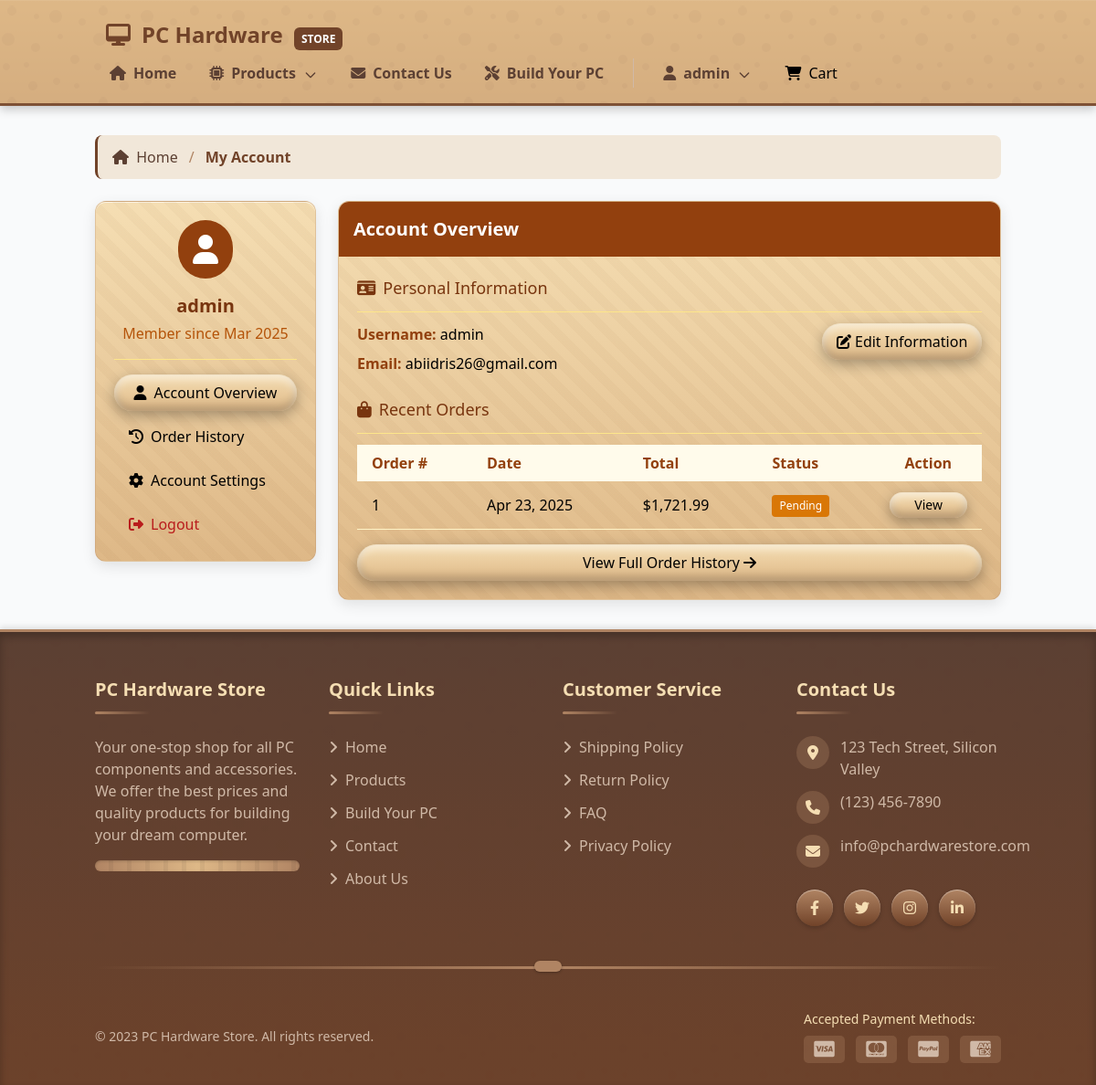
Screenshot of /my_account.php (signed in) with the database file from the repository.
### tables this page shows
CREATE TABLE `users` (
  `id` int(11) NOT NULL,
  `username` varchar(50) NOT NULL,
  `email` varchar(100) NOT NULL,
  `password` varchar(255) NOT NULL,
  `created_at` timestamp NOT NULL DEFAULT current_timestamp(),
  `role` enum('user','admin') DEFAULT 'user',
  `active` tinyint(1) DEFAULT 1
);

CREATE TABLE `orders` (
  `id` int(11) NOT NULL,
  `user_id` int(11) DEFAULT NULL,
  `total` decimal(10,2) DEFAULT NULL,
  `status` enum('pending','processing','completed','cancelled') DEFAULT 'pending',
  `created_at` timestamp NOT NULL DEFAULT current_timestamp()
);

### my_account.php (the view, shortened to what this page needs)
<?php
require_once 'includes/db.php';
require_once 'includes/header.php';
$stmt = $pdo->prepare("SELECT * FROM users WHERE id = ?");
$stmt->execute([$_SESSION['user_id']]);
$user = $stmt->fetch(PDO::FETCH_ASSOC);
$stmt = $pdo->prepare("
    SELECT id, total, created_at, status
    FROM orders
    WHERE user_id = ?
    ORDER BY created_at DESC
    LIMIT 5
");
$stmt->execute([$_SESSION['user_id']]);
$orders = $stmt->fetchAll(PDO::FETCH_ASSOC);
?>
<div class="container mx-auto px-4 py-8">
    <div class="wood-breadcrumbs mb-6">
        <div class="wood-breadcrumb-item">
            <a href="index.php"><i class="fas fa-home mr-1"></i> Home</a>
        </div>
        <div class="wood-breadcrumb-item active">
            My Account
        </div>
    </div>
    <div class="flex flex-col md:flex-row gap-6">
        <div class="w-full md:w-1/4">
            <div class="wood-card overflow-hidden">
                <div class="wooden-texture-overlay"></div>
                <div class="p-5 text-center relative z-10">
                    <div class="mb-4 mx-auto">
                        <span class="bg-amber-800 rounded-full p-4 text-white inline-flex items-center justify-center">
                            <i class="fas fa-user fa-2x"></i>
                        </span>
                    </div>
                    <h5 class="text-xl font-bold text-amber-900 mb-1"><?= htmlspecialchars($user['username']) ?></h5>
                    <p class="text-amber-700">Member since <?= date('M Y', strtotime($user['created_at'])) ?></p>
                    <hr class="my-4 border-amber-200">
                    <ul class="nav flex-col space-y-2">
                        <li class="nav-item">
                            <a class="wooden-cart-button w-full py-2 px-4 flex items-center" href="my_account.php">
                                <i class="fas fa-user mr-2"></i> Account Overview
                            </a>
                        </li>
                        <li class="nav-item">
                            <a class="wood-nav-link w-full py-2 px-4 flex items-center hover:bg-amber-100 transition-colors rounded" href="order_history.php">
                                <i class="fas fa-history mr-2"></i> Order History
                            </a>
                        </li>
                        <li class="nav-item">
                            <a class="wood-nav-link w-full py-2 px-4 flex items-center hover:bg-amber-100 transition-colors rounded" href="edit_account.php">
                                <i class="fas fa-cog mr-2"></i> Account Settings
                            </a>
                        </li>
                        <li class="nav-item">
                            <a class="wood-nav-link w-full py-2 px-4 flex items-center hover:bg-red-100 text-red-700 transition-colors rounded" href="logout.php">
                                <i class="fas fa-sign-out-alt mr-2"></i> Logout
                            </a>
                        </li>
                    </ul>
                </div>
            </div>
        </div>
        <div class="w-full md:w-3/4">
            <div class="wood-card overflow-hidden">
                <div class="wooden-texture-overlay"></div>
                <div class="relative z-10">
                    <div class="p-4 bg-amber-800 text-white">
                        <h4 class="text-xl font-bold mb-0">Account Overview</h4>
                    </div>
                    <div class="p-5">
                        <div class="mb-6">
                            <h5 class="flex items-center text-lg text-amber-900"><i class="fas fa-id-card mr-2"></i> Personal Information</h5>
                            <hr class="my-3 border-amber-200">
                            <div class="flex flex-col md:flex-row justify-between">
                                <div class="mb-4 md:mb-0">
                                    <p class="mb-2"><strong class="text-amber-800">Username:</strong> <?= htmlspecialchars($user['username']) ?></p>
                                    <p><strong class="text-amber-800">Email:</strong> <?= htmlspecialchars($user['email']) ?></p>
                                </div>
                                <div>
                                    <a href="edit_account.php" class="wooden-cart-button px-4 py-2 inline-flex items-center">
                                        <i class="fas fa-edit mr-1"></i> Edit Information
                                    </a>
                                </div>
                            </div>
                        </div>
                        <div>
                            <h5 class="flex items-center text-lg text-amber-900"><i class="fas fa-shopping-bag mr-2"></i> Recent Orders</h5>
                            <hr class="my-3 border-amber-200">
                            <?php if (empty($orders)): ?>
                                <div class="p-4 bg-amber-50 text-amber-800 rounded border border-amber-200">No orders found.</div>
                            <?php else: ?>
                                <div class="overflow-x-auto">
                                    <table class="w-full min-w-full">
                                        <thead>
                                            <tr class="bg-amber-50">
                                                <th class="px-4 py-2 text-left text-amber-800">Order #</th>
                                                <th class="px-4 py-2 text-left text-amber-800">Date</th>
                                                <th class="px-4 py-2 text-left text-amber-800">Total</th>
                                                <th class="px-4 py-2 text-left text-amber-800">Status</th>
                                                <th class="px-4 py-2 text-amber-800">Action</th>
                                            </tr>
                                        </thead>
                                        <tbody>
                                            <?php foreach ($orders as $order): ?>
                                                <tr class="border-b border-amber-100">
                                                    <td class="px-4 py-3"><?= $order['id'] ?></td>
                                                    <td class="px-4 py-3"><?= date('M j, Y', strtotime($order['created_at'])) ?></td>
                                                    <td class="px-4 py-3">$<?= number_format($order['total'], 2) ?></td>
                                                    <td class="px-4 py-3">
                                                        <span class="inline-block px-2 py-1 rounded text-white text-xs <?=
                                                            ($order['status'] == 'completed') ? 'bg-green-600' :
                                                            (($order['status'] == 'cancelled') ? 'bg-red-600' : 'bg-amber-600')
                                                        ?>">
                                                            <?= ucfirst($order['status']) ?>
                                                        </span>
                                                    </td>
                                                    <td class="px-4 py-3 text-center">
                                                        <a href="order_details.php?id=<?= $order['id'] ?>" class="wooden-cart-button px-3 py-1 inline-block text-sm">
                                                            View
                                                        </a>
                                                    </td>
                                                </tr>
                                            <?php endforeach; ?>
                                        </tbody>
                                    </table>
                                </div>
                                <div class="mt-4 text-right">
                                    <a href="order_history.php" class="wooden-cart-button px-4 py-2 inline-flex items-center">
                                        View Full Order History <i class="fas fa-arrow-right ml-1"></i>
                                    </a>
                                </div>
                            <?php endif; ?>
                        </div>
                    </div>
                </div>
            </div>
        </div>
    </div>
</div>
<?php require_once 'includes/footer.php'; ?>

### assets/css/style.css (style rules this page uses)
:root { --wood-dark: #5c4033; --wood-medium: #714329; --wood-light: #b08463; --wood-lighter: #deb887; --wood-lightest: #f5deb3; --wood-tan: #f5e0c0; --wood-accent: #c19a6b; --text-dark: #5c4033; --text-light: #f5deb3; --shadow-sm: 0 2px 4px rgba(0, 0, 0, 0.1); --shadow-md: 0 5px 15px rgba(0, 0, 0, 0.1); --shadow-lg: 0 10px 25px rgba(0, 0, 0, 0.15); --transition-fast: all 0.2s ease; --transition-normal: all 0.3s ease; --transition-smooth: all 0.4s cubic-bezier(0.175, 0.885, 0.32, 1.275); --radius-sm: 4px; --radius-md: 8px; --radius-lg: 12px; --radius-xl: 25px; }
.wooden-cart-button { position: relative; display: inline-flex; align-items: center; padding: 15px 30px; border: none; background: linear-gradient(to bottom, var(--wood-lightest), var(--wood-lighter)); border-radius: var(--radius-xl); box-shadow: inset 0 5px 10px rgba(255, 255, 255, 0.5), inset 0 -5px 10px rgba(0, 0, 0, 0.2), 0 5px 15px rgba(0, 0, 0, 0.3); cursor: pointer; transition: var(--transition-smooth); transform: perspective(500px) rotateX(5deg); transform-style: preserve-3d; width: 100%; justify-content: center; }
.wooden-cart-button::before { content: ""; position: absolute; inset: 0; background: linear-gradient( 45deg, rgba(139, 90, 43, 0.1) 25%, transparent 25%, transparent 75%, rgba(139, 90, 43, 0.1) 75% ); background-size: 10px 10px; opacity: 0.5; border-radius: var(--radius-xl); transition: var(--transition-normal); transform: translateZ(-1px); }
.wooden-texture-overlay { position: absolute; top: 0; left: 0; right: 0; bottom: 0; background-image: repeating-linear-gradient( 45deg, transparent, transparent 10px, rgba(139, 90, 43, 0.05) 10px, rgba(139, 90, 43, 0.05) 20px ); opacity: 0.5; z-index: 0; pointer-events: none; }
.wood-card { background: linear-gradient(to bottom, #f5deb3, #deb887); border-radius: 12px; box-shadow: 0 5px 15px rgba(0, 0, 0, 0.1), inset 0 1px 0 rgba(255, 255, 255, 0.6); overflow: hidden; transition: all 0.3s ease; border: 1px solid rgba(176, 132, 99, 0.3); position: relative; }
.wood-card:before { content: ''; position: absolute; top: 0; left: 0; right: 0; bottom: 0; background-image: repeating-linear-gradient( 45deg, transparent, transparent 10px, rgba(139, 90, 43, 0.03) 10px, rgba(139, 90, 43, 0.03) 20px ); opacity: 0.5; z-index: 0; }
.wood-breadcrumbs { display: flex; flex-wrap: wrap; margin-bottom: 2rem; align-items: center; padding: 0.75rem 1rem; background: rgba(222, 184, 135, 0.3); border-radius: var(--radius-md); border-left: 3px solid var(--wood-medium); }
.wood-breadcrumb-item { display: flex; align-items: center; color: var(--wood-medium); }
.wood-breadcrumb-item:not(:last-child):after { content: '/'; margin: 0 0.75rem; color: var(--wood-light); }
.wood-breadcrumb-item a { color: var(--wood-dark); font-weight: 500; transition: var(--transition-fast); }
.wood-breadcrumb-item.active { font-weight: 700; color: var(--wood-medium); }

### rows the page displays
users: username "admin", created_at "Mar 2025", email "abiidris26@gmail.com"
orders: id "1", created_at "Apr 23, 2025", total "1,721.99", status "Pending"

### other values shown
$_SESSION['username'] "admin"
